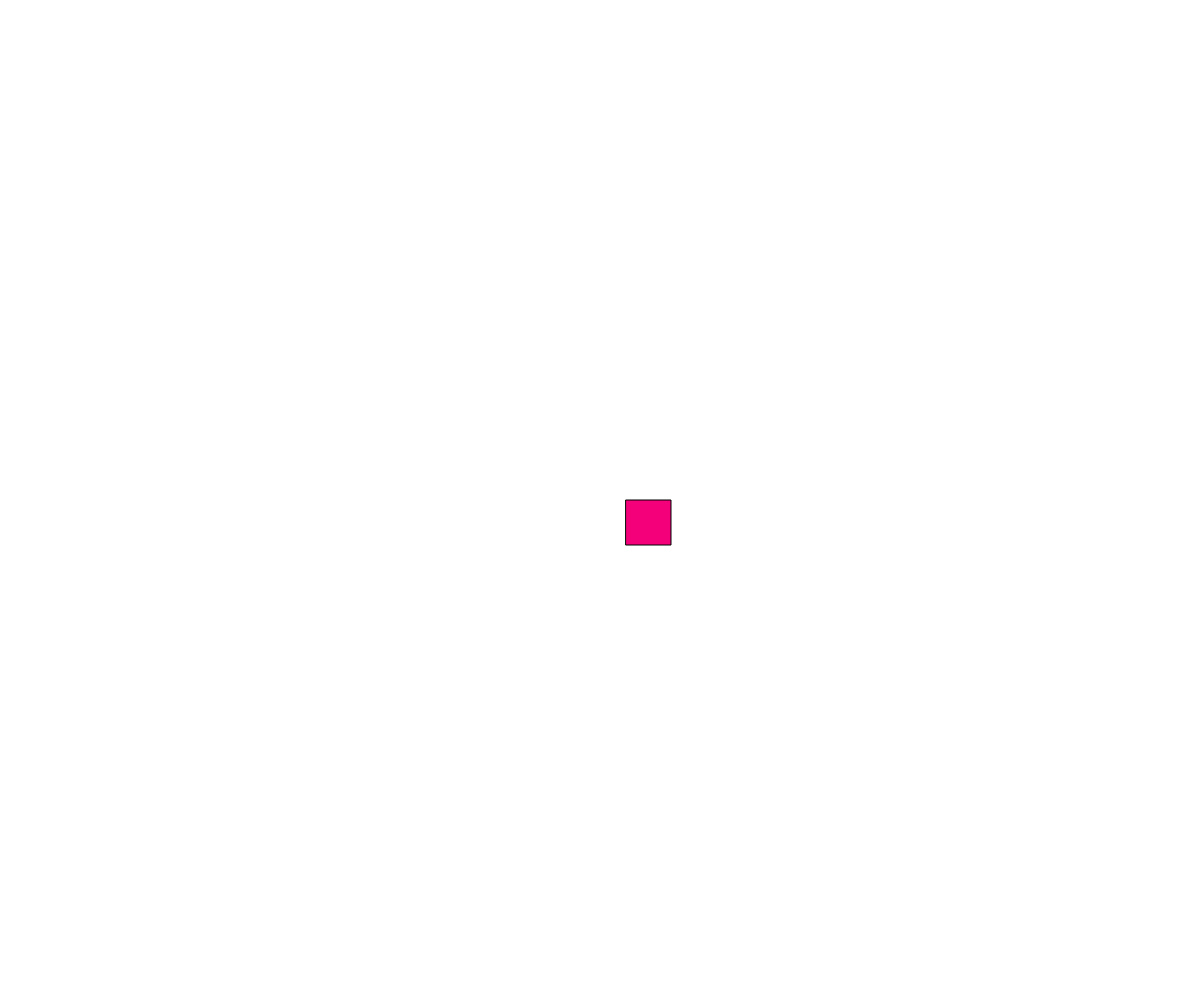
Frame 1 (no input)
Frame 60 (no input): blank canvas, image omitted
Frame 120 (the mouse pressed at the canvas centre since frame 60): blank canvas, image omitted

The p5.js sketch that drew this single still picture (run headless with seeded random() and noise() and a simulated clock; from frame 60 on, the mouse is pressed at the canvas centre):

// p5.js sketch
// ── sketch.js
/**
** Simple harmonic motion
**/
var x = 0.0;
var angle = 0.0;
var period = 145.0;
function setup(){
  createCanvas(windowWidth,windowHeight);
}
function draw(){
  background(255);
  translate(width/2, height/2);
  fill(245, 0, 123);
  var amplitude = width/2;
  angle = frameCount / period * TWO_PI;
  x = sin(angle) * amplitude;
  rect(x,0, 45,45);
}
